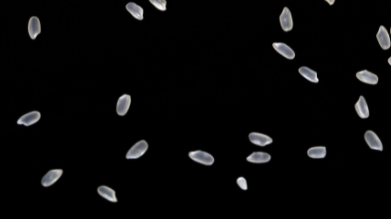
#> input picture rice2.png, 391 x 219 px
$ python opencv4_quiz5.py
#> lines starting #> are read from the running program, lines starting #| are printed output that depends on the picture; after the words box and inside, x2 and y2 are one past the last pixel; in counts of white or black regions, pixels touching at a corner belong together
'''
2.利用形态学操作 对图像进行边缘检测
wangziheng
'''
import cv2
import numpy as np
from matplotlib import pyplot as plt
file_name = 'rice2.png'
#生成5*5矩形结构
kernel = cv2.getStructuringElement(0,(5,5))
#读取图像，转灰度
image = cv2.imread(file_name,cv2.IMREAD_GRAYSCALE)
#> image: shape (219, 391); min 0, max 243, mean 7.7
#对图像进行二值化
keys = cv2.threshold(image,130,255,cv2.THRESH_BINARY)[1]
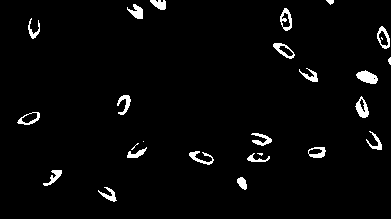
#> keys: shape (219, 391); 2.9% white; 26 white regions (5 under 20 px), largest, box (x1, y1, x2, y2) and area: (356, 70, 378, 84) 198, (355, 96, 369, 118) 161, (280, 8, 292, 31) 137
#图形学梯度运算
gradient_image = cv2.morphologyEx(keys,cv2.MORPH_GRADIENT,kernel)
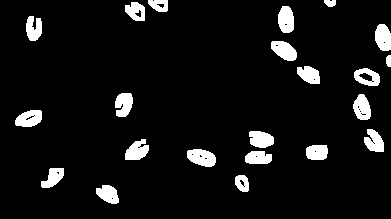
#> gradient_image: shape (219, 391); 7.4% white; 22 white regions, largest, box (x1, y1, x2, y2) and area: (187, 149, 216, 167) 391, (271, 41, 297, 61) 364, (278, 6, 294, 33) 358
str = cv2.getStructuringElement(0,(3,3))
dilate_image = cv2.dilate(keys,str)
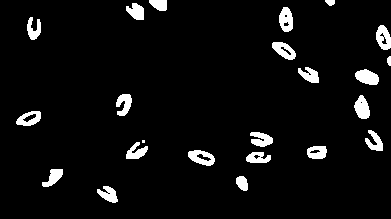
#> dilate_image: shape (219, 391); 5.3% white; 23 white regions (1 under 20 px), largest, box (x1, y1, x2, y2) and area: (355, 69, 379, 85) 275, (354, 95, 370, 119) 265, (188, 150, 215, 166) 265
erode_image = cv2.erode(keys,str)
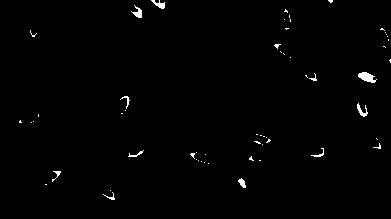
#> erode_image: shape (219, 391); 0.86% white; 57 white regions (46 under 20 px), largest, box (x1, y1, x2, y2) and area: (358, 72, 377, 83) 123, (131, 5, 142, 18) 65, (357, 103, 368, 117) 63
sub_image = dilate_image - erode_image
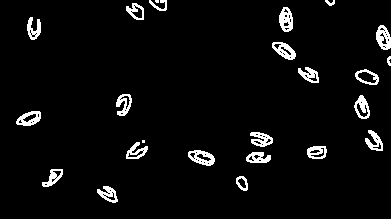
#> sub_image: shape (219, 391); 4.4% white; 24 white regions (2 under 20 px), largest, box (x1, y1, x2, y2) and area: (376, 25, 391, 50) 243, (188, 150, 215, 166) 242, (279, 7, 293, 32) 240
cv2.imshow('gradient_image',gradient_image)
cv2.imshow('dilate_erode_image',sub_image)
cv2.waitKey(0)
cv2.destroyAllWindows()
